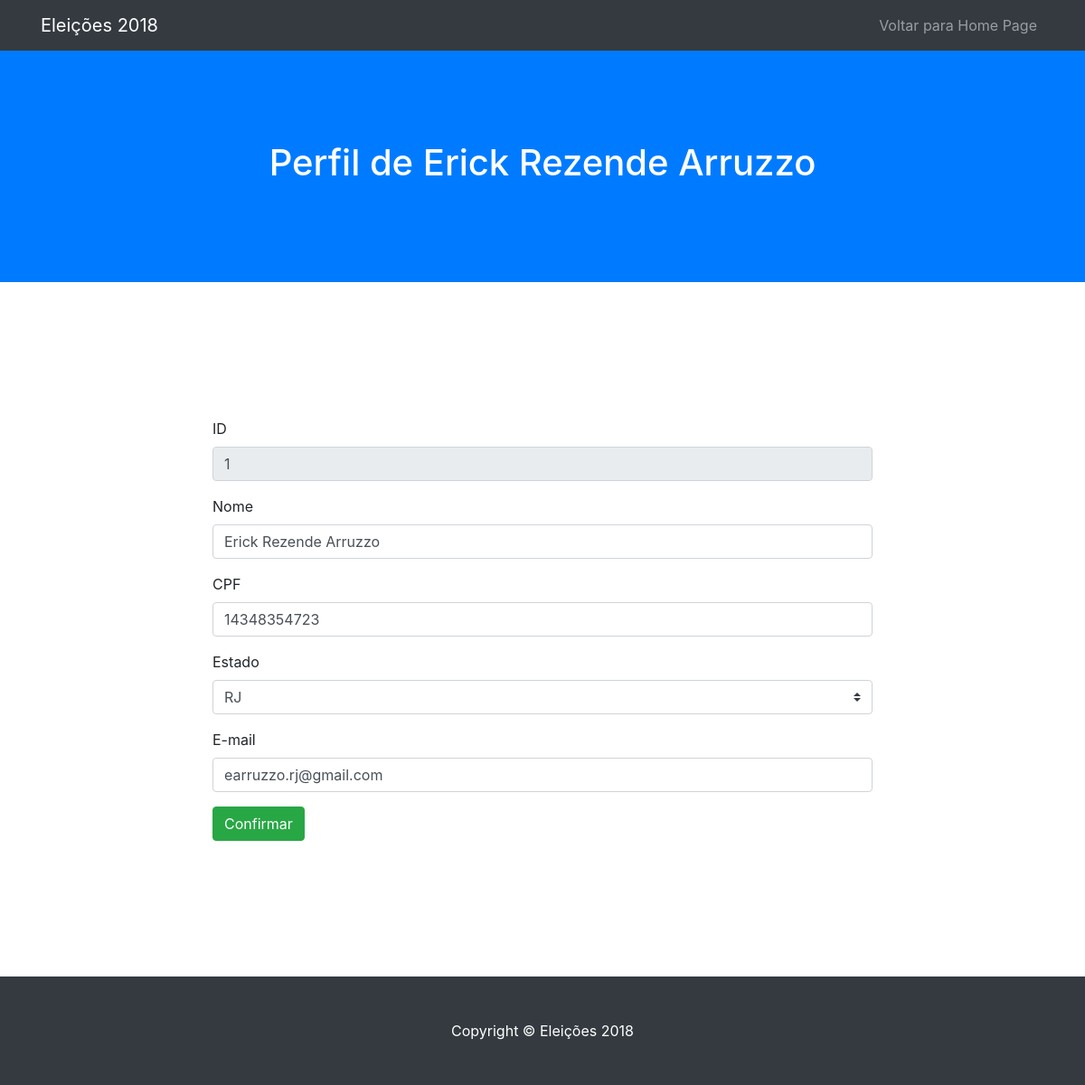
The app's page /usuario-alterar/1, older data.
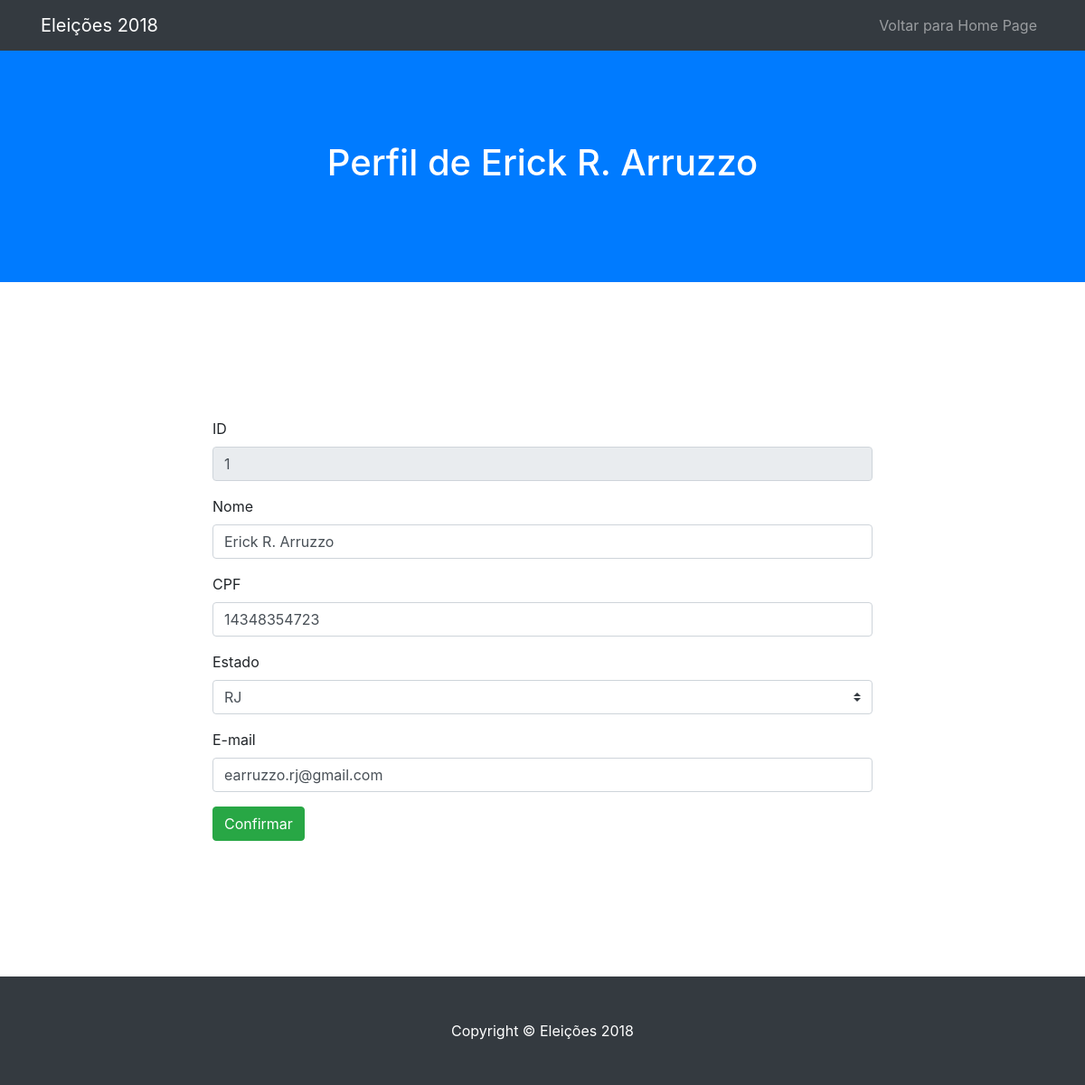
The same page, newer data.
### eleicoes2018/models.py (models this page shows)
class Usuario(models.Model):
    user = models.OneToOneField(User, on_delete=models.CASCADE, default=1)
    cpf = models.CharField(max_length=11, null=False)
    nome = models.CharField(max_length=255, null=False)
    email = models.CharField(max_length=255, null=False)
    senha = models.CharField(max_length=255, null=False)
    estado_id = models.ForeignKey(Estado, on_delete=models.CASCADE)

### usuarios/views.py (the view, shortened to what this page needs)
# urls.py: url(r'^usuario-alterar/(?P<usuario_id>.*)$', AlterarUsuarioView.as_view(), name='alterar_usuario'),
class AlterarUsuarioView(View):
    template_name = 'alterar_usuario.html'
    def get(self, request, usuario_id, *args, **kwargs):
        usuario = Usuario.objects.get(id=usuario_id)
        estados = Estado.objects.all()
        return render(request, self.template_name, { 'usuario' : usuario , 'estados' : estados })

### usuarios/templates/alterar_usuario.html (shortened to what this page needs)
{% extends "template_usuario.html" %}
{% block body %}
<form action="{% url 'alterar_usuario' usuario.id %}" method="post">
  <div class="form-group">
		<label for="id_perfil">ID</label>
		<input type="text" class="form-control" id="id_perfil" name="id_perfil" value="{{usuario.id}}" readonly>
	</div>
	<div class="form-group">
		<label for="nome_perfil">Nome</label>
		<input type="text" class="form-control" id="nome_perfil" name="nome_perfil" value="{{usuario.nome}}" required>
	</div>
	<div class="form-group">
		<label for="cpf_perfil">CPF</label>
		<input type="text" class="form-control" id="cpf_perfil" name="cpf_perfil" value="{{usuario.cpf}}" required>
	</div>
	<div class="form-group">
    <label for="estado_perfil">Estado</label>
    <select class="custom-select" name="estado_perfil" id="estado_perfil" name="estado_perfil" value="{{usuario.estado_id.id}}" required>
      {% for estado in estados %}
          {% if usuario.estado_id.id == estado.id  %}
            <option value="{{ estado.id }}" selected>{{ estado.sigla }} </option>
          {%else%}}
            <option value="{{ estado.id }}">{{ estado.sigla }}</option>
          {%endif%}}
      {% endfor %}
    </select>
	</div>
	<div class="form-group">
		<label for="email_perfil">E-mail</label>
		<input type="email" class="form-control" id="email_perfil" name="email_perfil" value="{{usuario.email}}" required>
	</div>
  <button id="btnEditaUsuario" type="submit" class="btn btn-success">Confirmar</button>
</form>
{% endblock %}

### usuarios/templates/template_usuario.html (shortened to what this page needs)
{% load staticfiles %}
<!DOCTYPE html>
  <head>
    <link href='{% static "vendor/bootstrap/css/bootstrap.min.css" %}' rel="stylesheet">
    <link href='{% static "css/scrolling-nav.css" %}' rel="stylesheet">
  </head>
  <body id="page-top">
    <nav class="navbar navbar-expand-lg navbar-dark bg-dark fixed-top" id="mainNav">
      <div class="container">
        <a class="navbar-brand js-scroll-trigger" href="#page-top">Eleições 2018</a>
        <div class="collapse navbar-collapse" id="navbarResponsive">
          <ul class="navbar-nav ml-auto">
            <li class="nav-item">
              <a class="nav-link js-scroll-trigger" href="/">Voltar para Home Page</a>
            </li>
          </ul>
        </div>
      </div>
    </nav>
    <header class="bg-primary text-white">
      <div class="container text-center">
        <h1>Perfil de {{usuario.nome}}</h1>
      </div>
    </header>
    <section id="dados">
      <div class="container">
        <div class="row">
          <div class="col-lg-8 mx-auto">
            {% block body %}
            {% endblock %}
          </div>
        </div>
      </div>
    </section>
    <footer class="py-5 bg-dark">
      <div class="container">
        <p class="m-0 text-center text-white">Copyright &copy; Eleições 2018</p>
      </div>
    </footer>
  </body>
</html>

### eleicoes2018/static/css/scrolling-nav.css (style rules this page uses)
header { padding: 154px 0 100px; }
@media (min-width: 992px) { header { padding: 156px 0 100px; } }
section { padding: 150px 0; }

Row changes from the older to the newer data that the page shows:
changed Usuario "earruzzo.rj@gmail.com": nome "Erick Rezende Arruzzo" → "Erick R. Arruzzo"; nome_perfil "Erick Rezende Arruzzo" → "Erick R. Arruzzo"
